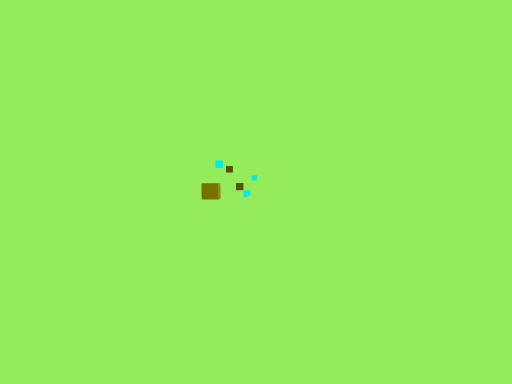
[1] (above)

19 first-person views from a walk through a 3-D level made in the Unity game engine. The camera is 1.2 m above the floor, tilts 2° down and sees 90° across. The floor is counted in squares, 2 m on a side. Each view is taken from the middle of a square. On the plan, view 1 faces up. The plan holds only what a view shows up to about 9 squares ahead; the rest is blank. The place goes on beyond the plan. The player character is not drawn.

[2]
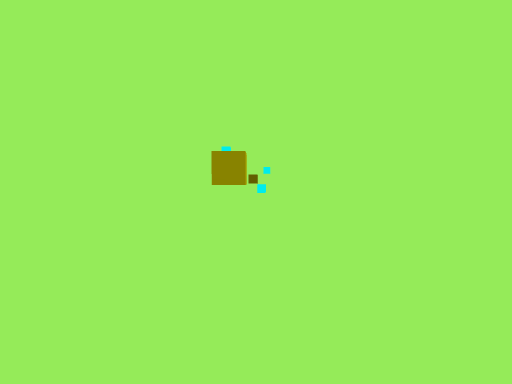

[3]
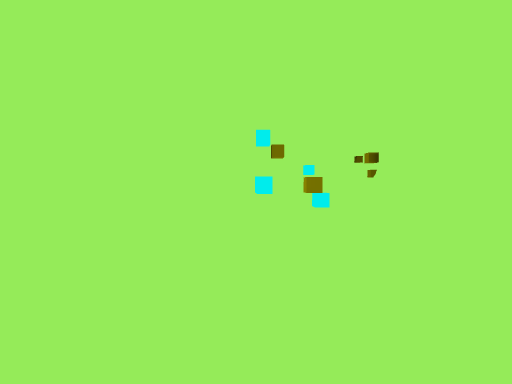

[4]
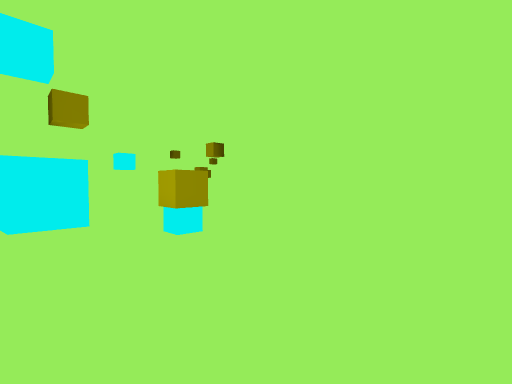

[5]
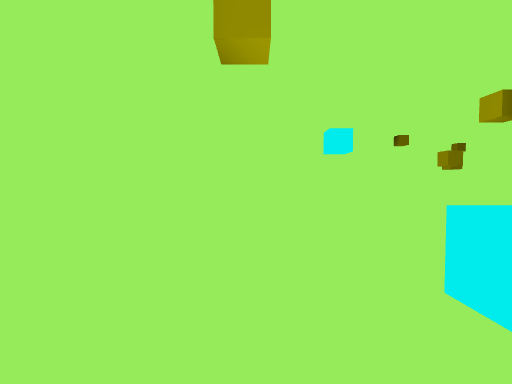

[6]
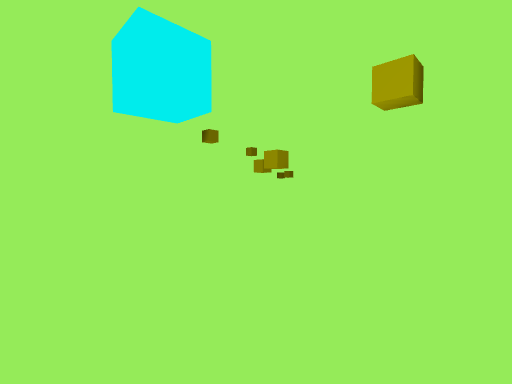

[7]
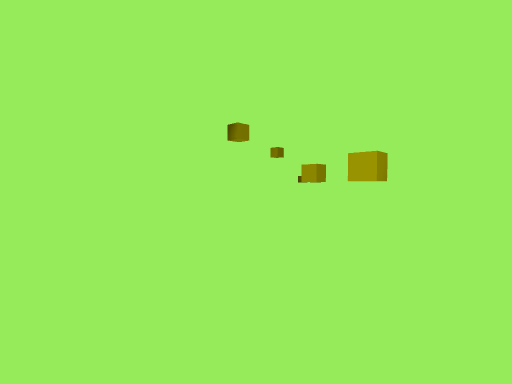

[8]
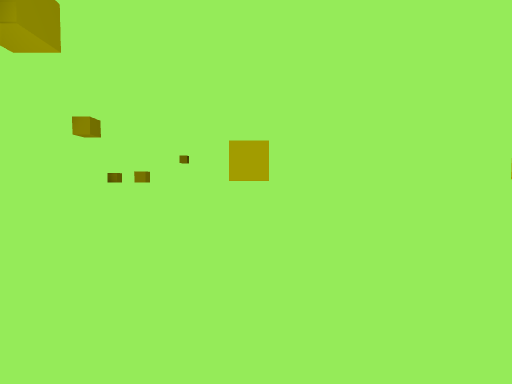

[9]
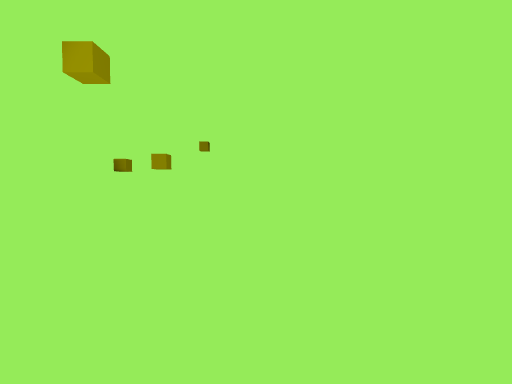

[10]
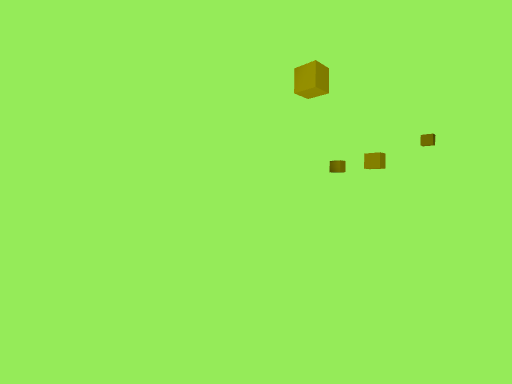

[11]
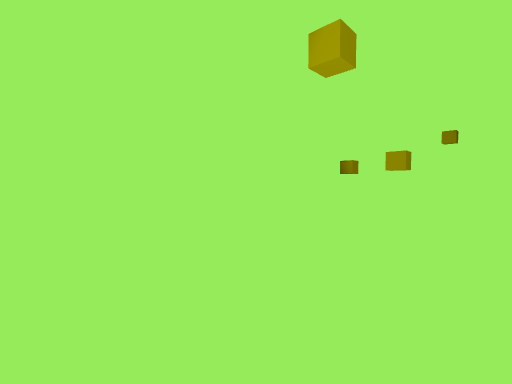

[12]
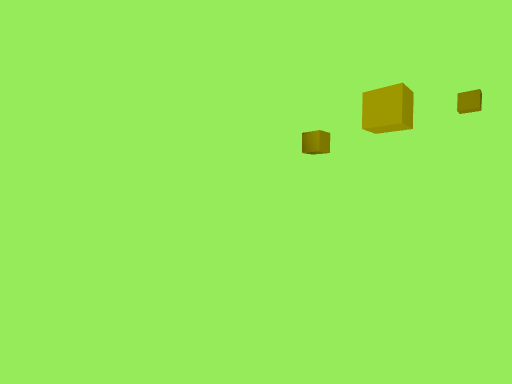

[13]
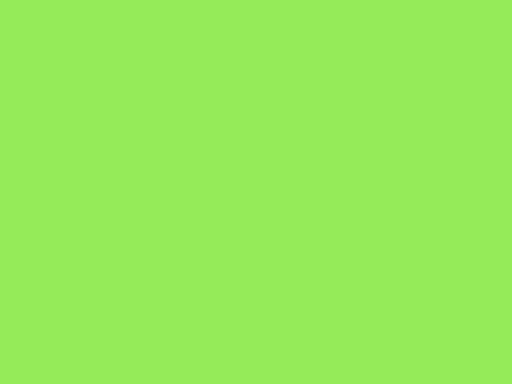

[14]
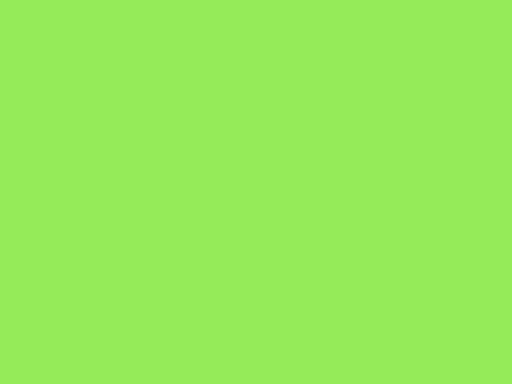

[15]
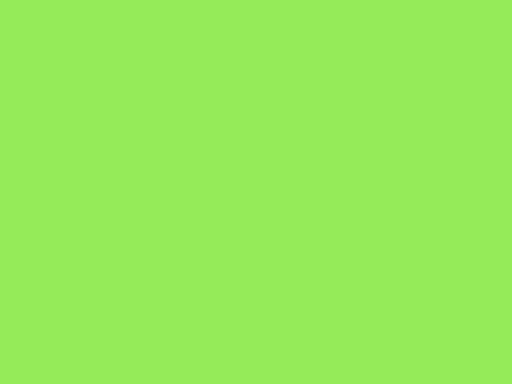

[16]
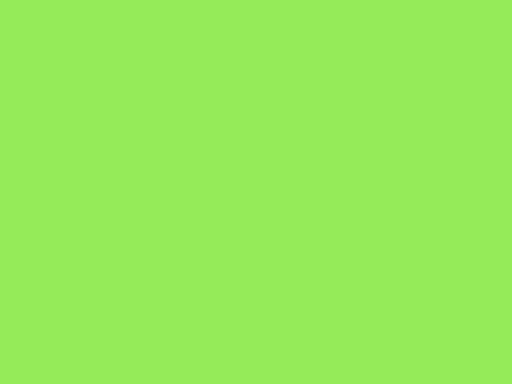

[17]
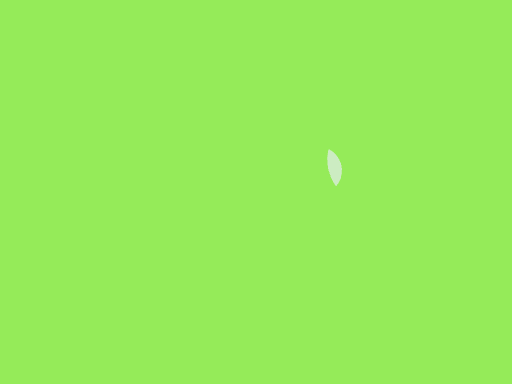

[18]
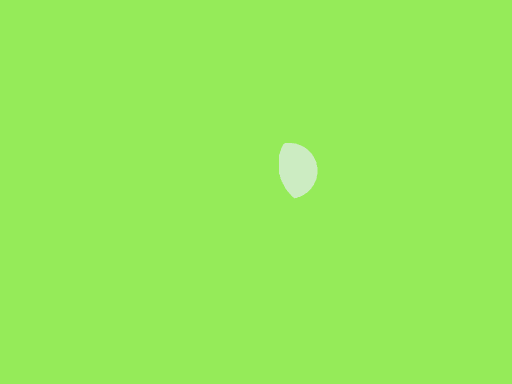

[19]
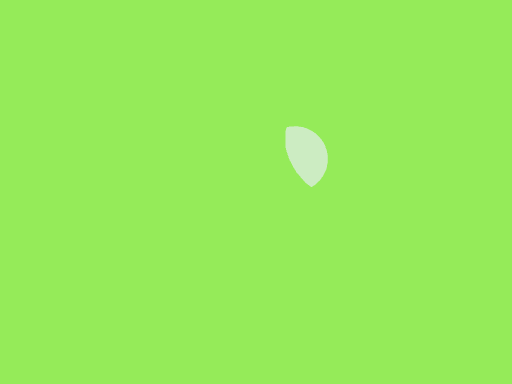

### Floor plan
Key: @ floor where view 1 was taken; # wall or solid block; . main floor; : floor 0.25 m higher than the main floor; / step, stairs or slope; C cyan cube; O other object.
Columns run from 4 left of view 1 to 21 right of it. Each row starts with its distance up from view 1.
 37                   #######
 36                ####///////
 35              ###///::.....
 34            ###//:..:////
 33           ##//:..///#####
 32          ##//..//####
 31        ###/:.//###
 30       ##//:./###
 29       #//.:/##
 28      ##/.:/##
 27     ##/::/##
 26    ##/:./##
 25    #//./##
 24   ##/://#
 23   #//./##
 22   #/./##
 21  ##/./#
 20  #/::/#
 19  #/C/##
 18 ##/O/#
 17 #C::/#
 16 #/::##
 15 #/::##
 14 #/./#
 13 #/./#
 12 #/./#
 11 #/./#
 10 #/./#
  9 #/::##
  8 #/:O/#
  7 ##/./#
  6  #/./#
  5  #/::##
  4  #//./#
  3  ##/./##
  2   #/:./#
  1   ##/./##
  0    #@/./##
 -1    ##/::/##
 -2     ##/.//##
 -3      #//.//##
 -4      ##//.//##
 -5       ##//.:/###
 -6        ##//.://##
 -7         ##//:.//####
 -8          ###//:.///##
 -9            ##///:.:///
-10             ###///::...
-11               ####////:
-12                  ######
-13                       #

Where each view was taken, in squares from view 1:
view 1: 0 up, 0 right, facing up
view 2: 4 up, 1 left, facing up
view 3: 10 up, 3 left, facing up
view 4: 15 up, 3 left, facing up-right
view 5: 18 up, 2 left, facing up
view 6: 22 up, 1 left, facing up-right
view 7: 25 up, 0 right, facing up-right
view 8: 29 up, 3 right, facing right
view 9: 31 up, 6 right, facing right
view 10: 31 up, 6 right, facing up-right
view 11: 32 up, 7 right, facing up-right
view 12: 33 up, 11 right, facing up-right
view 13: 5 up, 1 left, facing down-right
view 14: 2 up, 1 left, facing down-right
view 15: 0 up, 0 right, facing down-right
view 16: 2 down, 3 right, facing down-right
view 17: 4 down, 3 right, facing right
view 18: 7 down, 6 right, facing right
view 19: 7 down, 9 right, facing right
